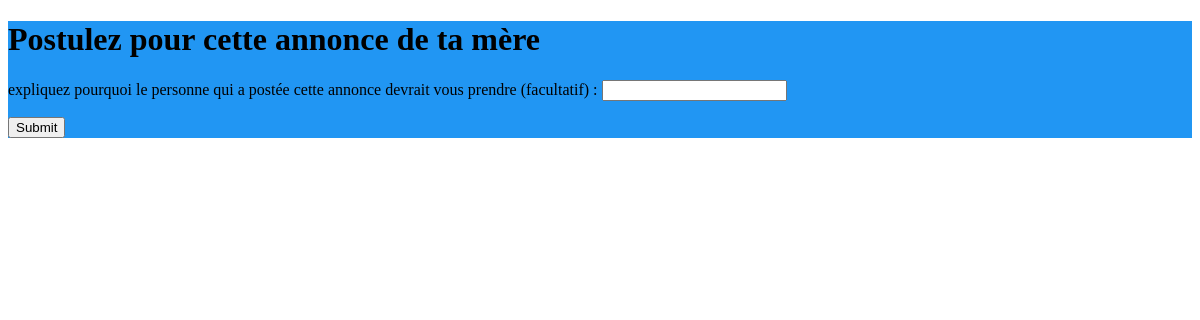
Before: /postuler_annonce/5 (signed in) with the older database file.
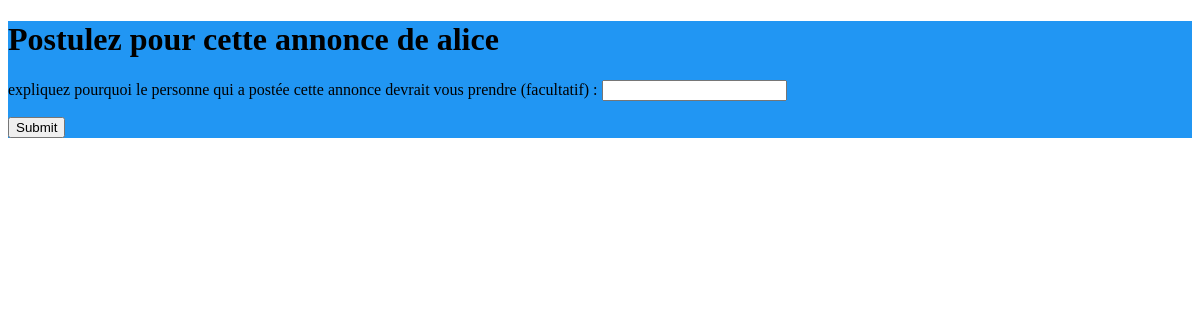
After: the same page with the newer database file.
### profils/models.py (models this page shows, shortened)
class Annonce (models.Model) :
	titre = models.CharField(max_length=200)
	annonce = models.TextField(null=False)
	date = models.DateTimeField(auto_now_add=True, auto_now=False, verbose_name = "Date de dépôt")
	prix = models.DecimalField(max_digits=5,decimal_places=2)
	annonceur = models.CharField(max_length=100)
	etudiant = models.CharField(max_length=100, blank=True) # blank permet de rendre ce champs optionnel
	lieux = models.CharField(max_length=50)
	distance_max = models.IntegerField()
	numero = models.IntegerField()
	etat = models.CharField(max_length=10)
	postulant = models.CharField(max_length=100, null=True)
	message_postulant = models.TextField(max_length=1000,null=True)

### profils/views.py (the view)
# urls.py: url(r'^postuler_annonce/(?P<numero>\d+$)',views.postuler_annonce, name = 'postuler_annonce'),
@login_required(login_url = '/connexion/')
def postuler_annonce(request, numero):
    profil = Profil.objects.get(user=request.user)
    annonce = Annonce.objects.get(numero=numero)
    if profil.is_student:#On vérifie que le postulant est bien étudiant
        if annonce.annonceur != profil.user.username:#On vérifie qu'il ne postule pas à sa propre annonce
            form = PostulerAnnonceForm(request.POST)
            if request.method == "POST":
                if form.is_valid():
                    annonce.postulant = profil.user.username
                    annonce.message_postulant = form.cleaned_data["Commentaires"]
                    annonce.etat = "en_cours"
                    annonce.save()
                    return redirect('/voir_annonces_perso/en_cours')
            else:
                form = PostulerAnnonceForm()
                return render(request, 'profils/postuler_annonce.html', locals())
        else:
            raise Http404
    else:
        raise Http404

### profils/forms.py
class PostulerAnnonceForm(forms.Form):
    Commentaires = forms.CharField(label = 'expliquez pourquoi le personne qui a postée cette annonce devrait vous prendre (facultatif)', required = False )

### profils/templates/profils/postuler_annonce.html (shortened to what this page needs)
<!DOCTYPE html>
<html lang="fr">
<head>
{% load static %}
    <link rel="stylesheet" href="{% static 'style.css' %}" />
</head>
<body>
<div class="background">
<h1>Postulez pour cette annonce de {{ annonce.annonceur }}</h1>
<p>
    <form method="post" enctype="multipart/form-data" action="./{{numero}}">
       {{ form.as_p }}
       <input type="submit"/>
    </form>
</p>
</div>
</body>
</html>

Changed rows visible on the page:
changed Annonce: annonceur "ta mère" → "alice"
